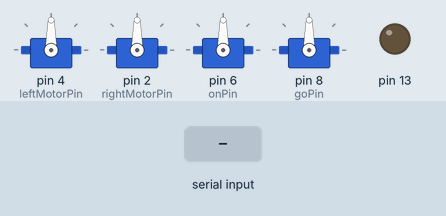
The sketch below on a simulated Arduino Uno, built with avr-gcc and run on an emulated ATmega328P. Shown: 4 × servo, output pins drawn as LEDs (lit = HIGH). The test bench sets the inputs (shaded band).

Above: at 1.2 s.
1.3 s: "Clock" received over the second serial link
At 2.5 s:
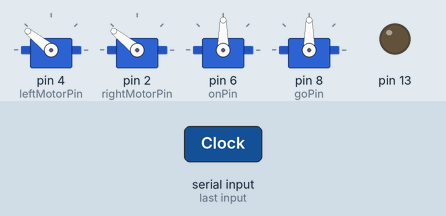
2.8 s: "Counter" received over the second serial link
At 3.6 s:
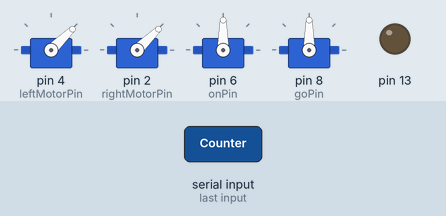
4.3 s: "Go" received over the second serial link
At 4.7 s:
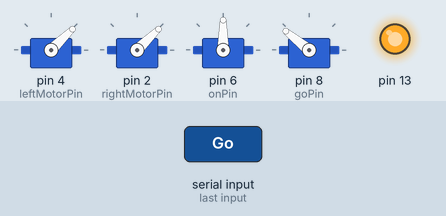
Timing chart, 0 to 7.8 s (numbered marks = the images above; inputs shaded):
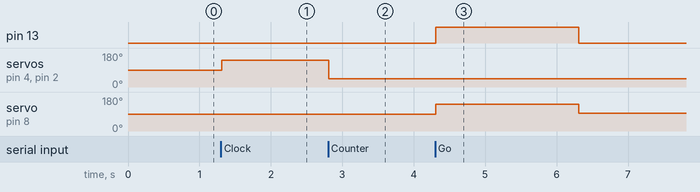

The sketch:

FINAL_HOVERBOARD_DOC.ino
```cpp
// Servo - Version: Latest
#include <Servo.h>

// SoftwareSerial - Version: Latest
#include <SoftwareSerial.h>


SoftwareSerial BT(1, 0);
int leftMotorPin = 4;
int rightMotorPin = 2;
Servo leftMotor;
Servo rightMotor;
String a;

int goPin = 8;
int onPin = 6;
Servo goMotor;
Servo onMotor;

void setup() {
    BT.begin(9600);
    BT.setTimeout(10);
    pinMode(leftMotorPin,OUTPUT);
    pinMode(rightMotorPin,OUTPUT);
    pinMode(13, OUTPUT);
    leftMotor.attach(leftMotorPin);
    rightMotor.attach(rightMotorPin);
    BT.println("Ready for Bruh Moments");

    pinMode(onPin,OUTPUT);
    onMotor.attach(onPin);
    pinMode(goPin, OUTPUT);
    goMotor.attach(goPin);
}

void loop() {
  if(BT.available() > 0)
  {
    a=(BT.readString());
  if(a.substring(0, 1).equals("?"))
  {
    BT.println("placeholder, retard");
  }
  else if (a.substring(0, 1).equals("L") or (a.substring(0, 1)).equals("R"))
  {
    String direction = a.substring(0, 1);
    int seconds = (a.substring(1)).toDouble();
    if(direction.equals("L"))
    {
      BT.println("Turning Left");
      leftMotor.writeMicroseconds(1000);
      rightMotor.writeMicroseconds(1000);
      delay( (int) (seconds * 1000.0));
      leftMotor.writeMicroseconds(1500);
      rightMotor.writeMicroseconds(1500);
    }
    else
    {
      BT.println("Turning Right");
      leftMotor.writeMicroseconds(2000);
      rightMotor.writeMicroseconds(2000);
      delay( (int) (seconds * 1000.0));
      leftMotor.writeMicroseconds(1500);
      rightMotor.writeMicroseconds(1500);
    }

  }
  else if (a.substring(0, 1).equals("C"))
  {
    if(a.equals("Clock"))
    {
      leftMotor.writeMicroseconds(2000);
      rightMotor.writeMicroseconds(2000);
    }
    else if(a.equals("Counter"))
    {
      leftMotor.writeMicroseconds(1000);
      rightMotor.writeMicroseconds(1000);
    }
  }
  else if (a.substring(0, 4).equals("Stop"))
  {
    leftMotor.writeMicroseconds(1500);
    rightMotor.writeMicroseconds(1500);
  }
  else if (a.substring(0, 2).equals("Go"))
  {
    goMotor.writeMicroseconds(2000);
    digitalWrite(13, HIGH);
    delay(2000);
    digitalWrite(13, LOW);
    goMotor.writeMicroseconds(1500);
  }
  else if (a.substring(0,2).equals("On"))
  {
    onMotor.writeMicroseconds(2000);
    delay(2000);
    onMotor.writeMicroseconds(1500);
  }
  else if (a.substring(0, 4).equals("UnGo"))
  {
    goMotor.writeMicroseconds(1000);
    delay(2000);
    goMotor.writeMicroseconds(1500);
  }
  else if (a.substring(0, 3).equals("Off"))
  {
    onMotor.writeMicroseconds(1000);
    delay(2000);
    onMotor.writeMicroseconds(1500);
  }
  else
  {
    BT.println("This doesn't work, retard");
  }
  }
}

/*
void serialEvent() {
  a=(BT.readString());
  if(a.equals("?"))
  {
    BT.println("placeholder, retard");
  }
  else if (a.substring(0, 1).equals("L") or (a.substring(0, 1)).equals("R"))
  {
    String direction = a.substring(0, 1);
    int seconds = (a.substring(1)).toDouble();
    if(direction.equals("L"))
    {
      BT.println("Turning Left");
      leftMotor.writeMicroseconds(1000);
      rightMotor.writeMicroseconds(1000);
      delay( (int) (seconds * 1000.0));
      leftMotor.writeMicroseconds(1500);
      rightMotor.writeMicroseconds(1500);
    }
    else
    {
      BT.println("Turning Right");
      leftMotor.writeMicroseconds(2000);
      rightMotor.writeMicroseconds(2000);
      delay( (int) (seconds * 1000.0));
      leftMotor.writeMicroseconds(1500);
      rightMotor.writeMicroseconds(1500);
    }

  }
  else if (a.substring(0, 1).equals("C"))
  {
    if(a.equals("Clock"))
    {
      leftMotor.writeMicroseconds(2000);
      rightMotor.writeMicroseconds(2000);
    }
    else if(a.equals("Counter"))
    {
      leftMotor.writeMicroseconds(1000);
      rightMotor.writeMicroseconds(1000);
    }
  }
  else if (a.equals("Stop"))
  {
    leftMotor.writeMicroseconds(1500);
    rightMotor.writeMicroseconds(1500);
  }
  else
  {
    BT.println("This doesn't work, retard");
  }
}
*/
```

Measured:
- after the input at 1.3 s, servo on pin 4 (leftMotorPin), servo on pin 2 (rightMotorPin): 90° → 141° at once
- after the input at 2.8 s, servo on pin 4 (leftMotorPin), servo on pin 2 (rightMotorPin): 141° → 44° at once
- after the input at 4.3 s, pin 13: LOW → HIGH at once, → LOW 2.0 s later; servo on pin 8 (goPin): 90° → 141° at once, → 93° 2.0 s later
